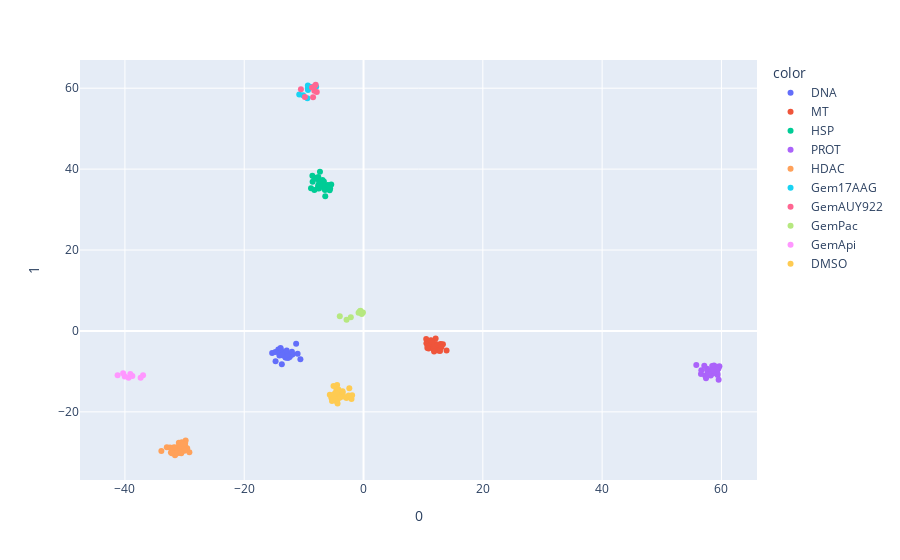

Notebook code cell kept with this figure:
### Code cell
#original figure
class_name
fig = px.scatter(X_drug5, x=0, y=1, color=train_drug_name_without_concentration2)
#training['drug_name']
fig.show()

### Figure 1 — Plotly figure (JSON) as saved in the notebook; plotly's stock layout.template omitted (floating-point values rounded to 4 significant figures)
{"data": [{"hovertemplate": "color=DNA<br>0=%{x}<br>1=%{y}<extra></extra>", "legendgroup": "DNA", "marker": {"color": "#636efa", "symbol": "circle"}, "mode": "markers", "name": "DNA", "orientation": "v", "showlegend": true, "type": "scatter", "x": [-11.05, -12.38, -15.32, -14.1, -11.3, -13.79, -11.92, -13.08, -14.15, -13.27, -13.32, -13.89, -13.93, -14.29, -12.99, -13.75, -12.66, -14.78, -13.9, -10.58, -12.08, -13.69, -13.82, -14.1, -13.41, -13.35, -13.23, -12.76, -14.74, -12.88, -12.0, -13.65], "xaxis": "x", "y": [-5.654, -6.451, -5.45, -6.066, -3.177, -5.658, -5.827, -6.587, -5.087, -5.539, -5.924, -4.451, -5.072, -4.587, -6.567, -5.31, -6.708, -5.198, -4.213, -6.971, -5.89, -8.235, -4.953, -5.589, -5.33, -5.607, -6.225, -5.811, -7.496, -4.815, -5.171, -6.006], "yaxis": "y"}, {"hovertemplate": "color=MT<br>0=%{x}<br>1=%{y}<extra></extra>", "legendgroup": "MT", "marker": {"color": "#EF553B", "symbol": "circle"}, "mode": "markers", "name": "MT", "orientation": "v", "showlegend": true, "type": "scatter", "x": [10.88, 12.14, 10.74, 12.89, 11.87, 11.96, 11.51, 11.41, 13.07, 12.03, 11.57, 11.56, 10.91, 12.32, 10.54, 11.34, 10.51, 12.44, 12.52, 11.33, 12.08, 11.92, 10.75, 11.78, 11.83, 13.92, 11.29, 13.31, 10.7, 11.51, 13.04, 12.82], "xaxis": "x", "y": [-3.44, -3.239, -3.449, -3.212, -3.555, -4.172, -3.234, -3.456, -3.353, -4.103, -3.521, -4.032, -4.312, -3.744, -3.05, -2.433, -1.963, -3.502, -4.811, -3.291, -1.866, -3.483, -3.806, -4.549, -5.106, -4.809, -2.323, -3.294, -4.209, -2.662, -4.034, -4.97], "yaxis": "y"}, {"hovertemplate": "color=HSP<br>0=%{x}<br>1=%{y}<extra></extra>", "legendgroup": "HSP", "marker": {"color": "#00cc96", "symbol": "circle"}, "mode": "markers", "name": "HSP", "orientation": "v", "showlegend": true, "type": "scatter", "x": [-7.302, -5.677, -8.57, -8.536, -5.596, -7.608, -5.408, -6.853, -6.631, -8.24, -7.405, -7.113, -7.484, -8.235, -6.253, -7.195, -6.417, -6.007, -8.8, -7.615, -6.649, -7.042, -7.795, -6.462, -7.582, -7.675, -5.824, -6.879, -7.407, -6.009, -6.829, -6.615], "xaxis": "x", "y": [39.35, 34.75, 38.35, 36.89, 35.2, 35.93, 36.21, 35.93, 36.0, 37.86, 36.61, 37.06, 35.23, 34.82, 35.49, 36.58, 33.3, 36.06, 35.24, 37.76, 36.94, 36.49, 37.56, 34.83, 38.02, 35.29, 35.96, 37.33, 36.47, 35.54, 35.78, 35.18], "yaxis": "y"}, {"hovertemplate": "color=PROT<br>0=%{x}<br>1=%{y}<extra></extra>", "legendgroup": "PROT", "marker": {"color": "#ab63fa", "symbol": "circle"}, "mode": "markers", "name": "PROT", "orientation": "v", "showlegend": true, "type": "scatter", "x": [58.13, 59.28, 57.59, 58.49, 59.66, 59.11, 58.09, 59.17, 57.67, 59.35, 58.42, 59.31, 58.21, 57.66, 59.49, 58.75, 58.44, 56.63, 59.2, 58.37, 58.68, 56.57, 57.26, 58.16, 57.76, 57.41, 55.78, 58.98, 59.53, 59.13, 58.63, 57.12], "xaxis": "x", "y": [-10.13, -9.709, -9.323, -10.49, -8.748, -9.296, -10.64, -8.872, -9.703, -10.88, -10.43, -10.55, -10.99, -9.834, -9.287, -8.541, -8.694, -9.693, -10.07, -9.852, -10.47, -10.67, -11.03, -10.28, -10.72, -11.68, -8.447, -10.11, -12.04, -9.541, -9.791, -8.594], "yaxis": "y"}, {"hovertemplate": "color=HDAC<br>0=%{x}<br>1=%{y}<extra></extra>", "legendgroup": "HDAC", "marker": {"color": "#FFA15A", "symbol": "circle"}, "mode": "markers", "name": "HDAC", "orientation": "v", "showlegend": true, "type": "scatter", "x": [-29.56, -32.29, -29.2, -30.46, -30.84, -32.97, -30.73, -31.58, -30.83, -31.64, -29.9, -31.2, -29.82, -30.96, -30.85, -31.16, -31.52, -30.61, -30.72, -31.76, -31.6, -32.45, -30.21, -31.34, -32.12, -30.55, -30.02, -30.6, -29.9, -30.14, -33.89, -30.61], "xaxis": "x", "y": [-28.97, -30.02, -29.96, -27.53, -28.04, -28.75, -28.72, -29.64, -28.91, -28.88, -28.4, -28.78, -27.1, -27.66, -30.11, -29.26, -30.29, -27.92, -29.24, -28.74, -30.73, -28.84, -28.54, -30.3, -30.21, -30.21, -29.61, -28.37, -27.7, -27.92, -29.65, -30.05], "yaxis": "y"}, {"hovertemplate": "color=Gem17AAG<br>0=%{x}<br>1=%{y}<extra></extra>", "legendgroup": "Gem17AAG", "marker": {"color": "#19d3f3", "symbol": "circle"}, "mode": "markers", "name": "Gem17AAG", "orientation": "v", "showlegend": true, "type": "scatter", "x": [-9.308, -7.943, -10.14, -8.807, -10.78, -9.338, -9.329, -9.412], "xaxis": "x", "y": [59.56, 60.39, 58.24, 60.3, 58.42, 60.01, 60.68, 57.5], "yaxis": "y"}, {"hovertemplate": "color=GemAUY922<br>0=%{x}<br>1=%{y}<extra></extra>", "legendgroup": "GemAUY922", "marker": {"color": "#FF6692", "symbol": "circle"}, "mode": "markers", "name": "GemAUY922", "orientation": "v", "showlegend": true, "type": "scatter", "x": [-9.83, -10.49, -8.459, -8.245, -8.017, -7.84, -8.626, -8.231], "xaxis": "x", "y": [57.81, 59.74, 57.76, 59.37, 60.85, 59.05, 60.18, 60.5], "yaxis": "y"}, {"hovertemplate": "color=GemPac<br>0=%{x}<br>1=%{y}<extra></extra>", "legendgroup": "GemPac", "marker": {"color": "#B6E880", "symbol": "circle"}, "mode": "markers", "name": "GemPac", "orientation": "v", "showlegend": true, "type": "scatter", "x": [-0.2965, -0.09843, -2.848, -2.131, -0.504, -0.8322, -3.979, -0.6149], "xaxis": "x", "y": [4.178, 4.572, 2.79, 3.375, 4.961, 4.525, 3.643, 4.886], "yaxis": "y"}, {"hovertemplate": "color=GemApi<br>0=%{x}<br>1=%{y}<extra></extra>", "legendgroup": "GemApi", "marker": {"color": "#FF97FF", "symbol": "circle"}, "mode": "markers", "name": "GemApi", "orientation": "v", "showlegend": true, "type": "scatter", "x": [-40.03, -39.37, -36.95, -41.23, -38.75, -40.29, -39.09, -37.36], "xaxis": "x", "y": [-11.24, -11.54, -10.95, -10.94, -11.12, -10.48, -10.65, -11.55], "yaxis": "y"}, {"hovertemplate": "color=DMSO<br>0=%{x}<br>1=%{y}<extra></extra>", "legendgroup": "DMSO", "marker": {"color": "#FECB52", "symbol": "circle"}, "mode": "markers", "name": "DMSO", "orientation": "v", "showlegend": true, "type": "scatter", "x": [-1.916, -2.861, -4.548, -4.842, -4.314, -4.279, -4.559, -3.485, -4.423, -5.4, -4.72, -4.479, -4.215, -4.514, -3.518, -4.378, -4.825, -4.353, -2.483, -5.654, -5.288, -4.287, -4.527, -5.035, -4.449, -2.384, -4.939, -4.373, -5.103, -3.363, -3.921, -2.01], "xaxis": "x", "y": [-15.91, -16.6, -14.58, -15.69, -16.05, -15.54, -17.06, -15.35, -13.38, -16.54, -15.35, -16.06, -14.5, -15.69, -14.92, -16.59, -16.92, -17.96, -15.93, -15.75, -17.3, -16.7, -15.44, -13.6, -17.52, -14.17, -15.63, -17.01, -16.86, -16.18, -16.43, -16.8], "yaxis": "y"}], "layout": {"legend": {"title": {"text": "color"}, "tracegroupgap": 0}, "margin": {"t": 60}, "xaxis": {"anchor": "y", "domain": [0, 1], "title": {"text": "0"}}, "yaxis": {"anchor": "x", "domain": [0, 1], "title": {"text": "1"}}}}
